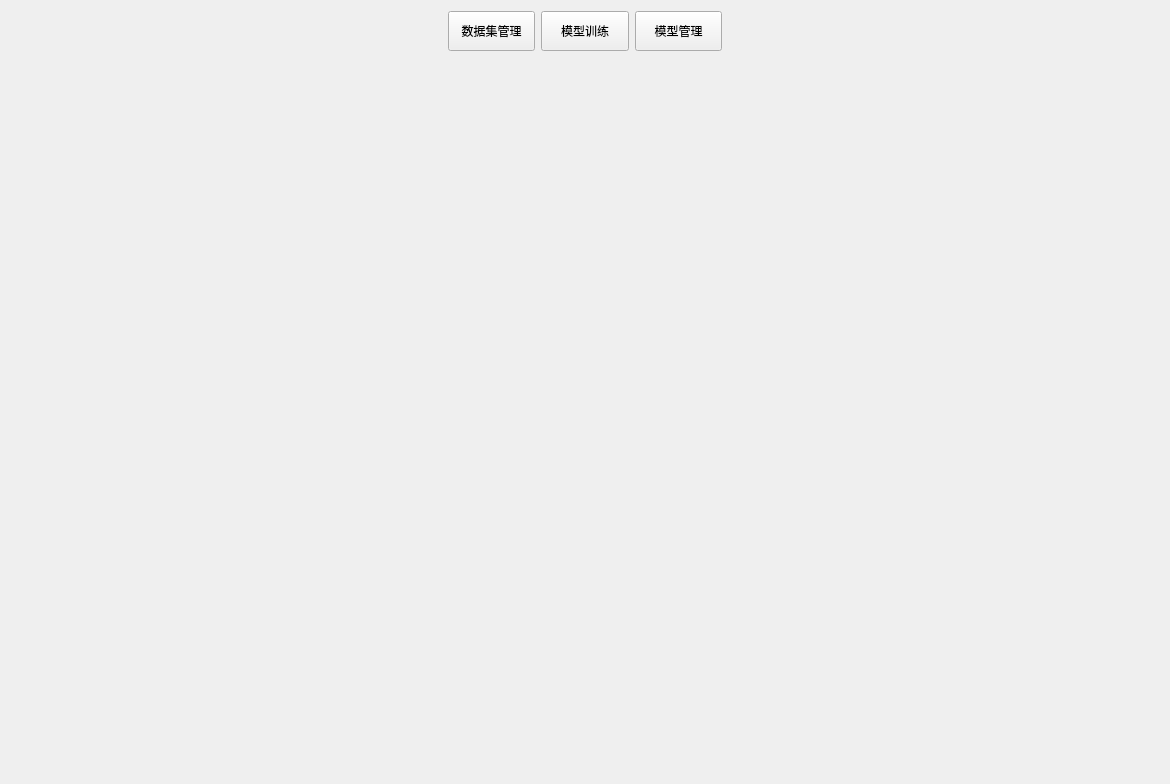
<?xml version="1.0" encoding="UTF-8"?>
<ui version="4.0">
 <class>Form</class>
 <widget class="QWidget" name="Form">
  <property name="geometry">
   <rect>
    <x>0</x>
    <y>0</y>
    <width>1170</width>
    <height>784</height>
   </rect>
  </property>
  <property name="windowTitle">
   <string>Form</string>
  </property>
  <layout class="QVBoxLayout" name="verticalLayout">
   <item>
    <layout class="QHBoxLayout" name="horizontalLayout" stretch="5,1,1,1,5">
     <item>
      <spacer name="horizontalSpacer">
       <property name="orientation">
        <enum>Qt::Horizontal</enum>
       </property>
       <property name="sizeHint" stdset="0">
        <size>
         <width>40</width>
         <height>20</height>
        </size>
       </property>
      </spacer>
     </item>
     <item>
      <widget class="QPushButton" name="pushButton_1">
       <property name="minimumSize">
        <size>
         <width>50</width>
         <height>40</height>
        </size>
       </property>
       <property name="text">
        <string>数据集管理</string>
       </property>
      </widget>
     </item>
     <item>
      <widget class="QPushButton" name="pushButton_2">
       <property name="minimumSize">
        <size>
         <width>50</width>
         <height>40</height>
        </size>
       </property>
       <property name="text">
        <string>模型训练</string>
       </property>
      </widget>
     </item>
     <item>
      <widget class="QPushButton" name="pushButton_3">
       <property name="minimumSize">
        <size>
         <width>50</width>
         <height>40</height>
        </size>
       </property>
       <property name="text">
        <string>模型管理</string>
       </property>
      </widget>
     </item>
     <item>
      <spacer name="horizontalSpacer_2">
       <property name="orientation">
        <enum>Qt::Horizontal</enum>
       </property>
       <property name="sizeHint" stdset="0">
        <size>
         <width>40</width>
         <height>20</height>
        </size>
       </property>
      </spacer>
     </item>
    </layout>
   </item>
   <item>
    <widget class="QStackedWidget" name="stackedWidget"/>
   </item>
  </layout>
 </widget>
 <resources/>
 <connections/>
</ui>
